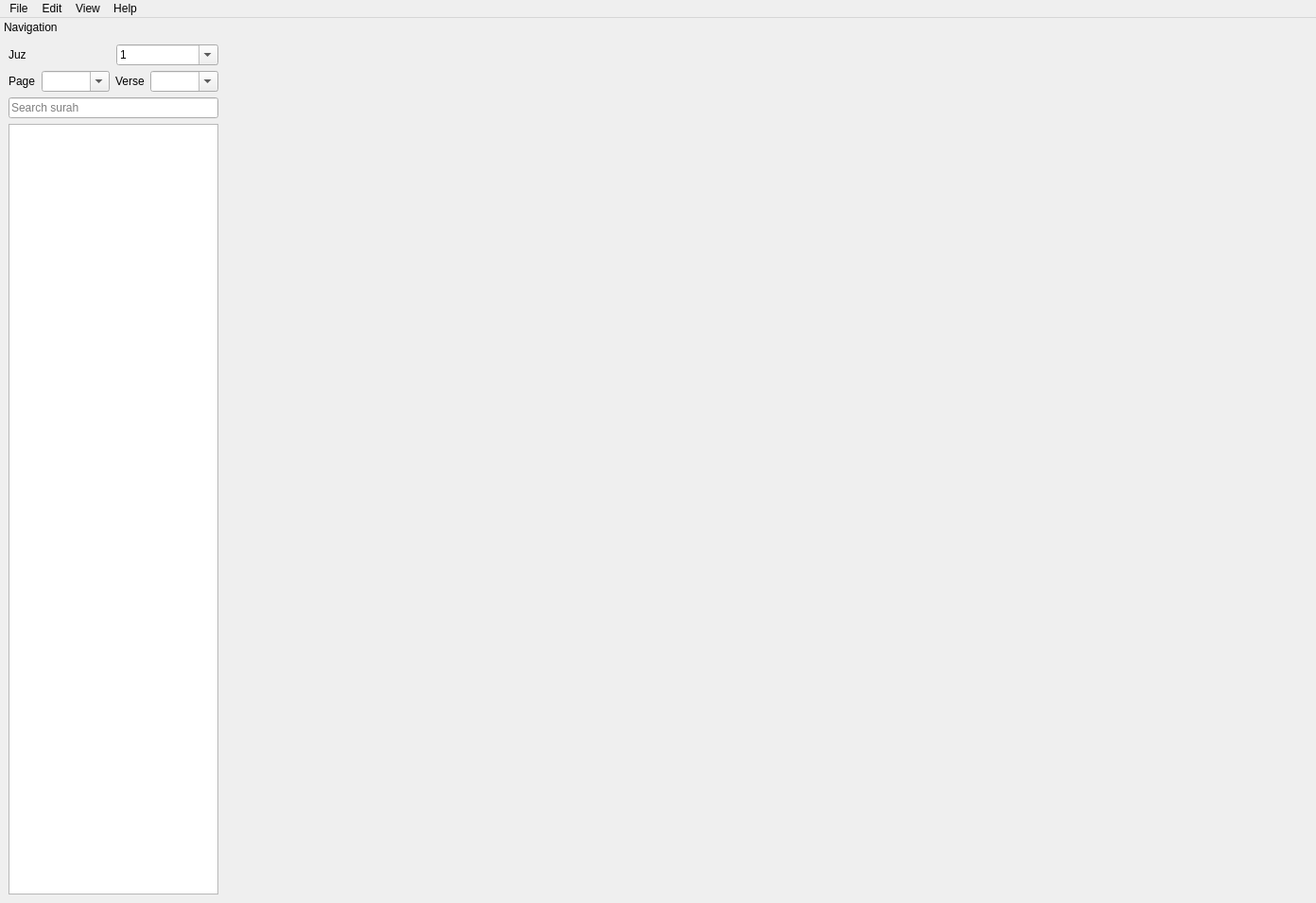
<?xml version="1.0" encoding="UTF-8"?>
<ui version="4.0">
 <class>MainWindow</class>
 <widget class="QMainWindow" name="MainWindow">
  <property name="geometry">
   <rect>
    <x>0</x>
    <y>0</y>
    <width>1392</width>
    <height>955</height>
   </rect>
  </property>
  <property name="focusPolicy">
   <enum>Qt::ClickFocus</enum>
  </property>
  <property name="windowTitle">
   <string>Quran Companion</string>
  </property>
  <property name="windowIcon">
   <iconset>
    <normalon>:/resources/logo.ico</normalon>
   </iconset>
  </property>
  <property name="autoFillBackground">
   <bool>false</bool>
  </property>
  <property name="styleSheet">
   <string notr="true">QDialogButtonBox { dialogbuttonbox-buttons-have-icons: true; dialog-apply-icon: off; dialog-cancel-icon: off; dialog-ok-icon: off; dialog-yes-icon: off; dialog-no-icon: off; }</string>
  </property>
  <property name="documentMode">
   <bool>false</bool>
  </property>
  <property name="dockOptions">
   <set>QMainWindow::AllowTabbedDocks|QMainWindow::AnimatedDocks|QMainWindow::ForceTabbedDocks</set>
  </property>
  <property name="unifiedTitleAndToolBarOnMac">
   <bool>true</bool>
  </property>
  <widget class="QWidget" name="centralwidget">
   <layout class="QVBoxLayout" name="verticalLayout" stretch="0">
    <property name="spacing">
     <number>0</number>
    </property>
    <property name="leftMargin">
     <number>0</number>
    </property>
    <property name="topMargin">
     <number>0</number>
    </property>
    <property name="rightMargin">
     <number>0</number>
    </property>
    <property name="bottomMargin">
     <number>0</number>
    </property>
    <item>
     <widget class="QScrollArea" name="scrollArea">
      <property name="frameShape">
       <enum>QFrame::NoFrame</enum>
      </property>
      <property name="widgetResizable">
       <bool>true</bool>
      </property>
      <widget class="QWidget" name="scrollAreaWidgetContents">
       <property name="geometry">
        <rect>
         <x>0</x>
         <y>0</y>
         <width>1151</width>
         <height>933</height>
        </rect>
       </property>
       <layout class="QVBoxLayout" name="scrollLayout">
        <property name="spacing">
         <number>0</number>
        </property>
        <property name="leftMargin">
         <number>0</number>
        </property>
        <property name="topMargin">
         <number>6</number>
        </property>
        <property name="rightMargin">
         <number>0</number>
        </property>
        <property name="bottomMargin">
         <number>6</number>
        </property>
       </layout>
      </widget>
     </widget>
    </item>
   </layout>
  </widget>
  <widget class="QMenuBar" name="menubar">
   <property name="geometry">
    <rect>
     <x>0</x>
     <y>0</y>
     <width>1392</width>
     <height>22</height>
    </rect>
   </property>
   <widget class="QMenu" name="menuView">
    <property name="title">
     <string>View</string>
    </property>
    <property name="separatorsCollapsible">
     <bool>false</bool>
    </property>
    <addaction name="actionFind"/>
    <addaction name="actionTafsir"/>
    <addaction name="actionAdvancedCopy"/>
    <addaction name="actionShareImage"/>
    <addaction name="actionVOTD"/>
    <addaction name="separator"/>
    <addaction name="actionReaderViewToggle"/>
    <addaction name="actionPlayerControls"/>
   </widget>
   <widget class="QMenu" name="menuEdit">
    <property name="title">
     <string>Edit</string>
    </property>
    <addaction name="actionBookmarks"/>
    <addaction name="actionKhatmah"/>
    <addaction name="separator"/>
    <addaction name="actionPereferences"/>
   </widget>
   <widget class="QMenu" name="menuFile">
    <property name="title">
     <string>File</string>
    </property>
    <addaction name="actionDownloadManager"/>
    <addaction name="separator"/>
    <addaction name="actionImport"/>
    <addaction name="actionExport"/>
    <addaction name="separator"/>
    <addaction name="actionExit"/>
   </widget>
   <widget class="QMenu" name="menuHelp">
    <property name="title">
     <string>Help</string>
    </property>
    <addaction name="actionUpdates"/>
    <addaction name="separator"/>
    <addaction name="actionAboutQC"/>
    <addaction name="actionAboutQt"/>
   </widget>
   <addaction name="menuFile"/>
   <addaction name="menuEdit"/>
   <addaction name="menuView"/>
   <addaction name="menuHelp"/>
  </widget>
  <widget class="QDockWidget" name="sideDock">
   <property name="minimumSize">
    <size>
     <width>240</width>
     <height>204</height>
    </size>
   </property>
   <property name="maximumSize">
    <size>
     <width>240</width>
     <height>524287</height>
    </size>
   </property>
   <property name="autoFillBackground">
    <bool>false</bool>
   </property>
   <property name="styleSheet">
    <string notr="true"/>
   </property>
   <property name="features">
    <set>QDockWidget::DockWidgetMovable</set>
   </property>
   <property name="allowedAreas">
    <set>Qt::LeftDockWidgetArea|Qt::RightDockWidgetArea</set>
   </property>
   <property name="windowTitle">
    <string>Navigation</string>
   </property>
   <attribute name="dockWidgetArea">
    <number>1</number>
   </attribute>
   <widget class="QWidget" name="sideDockWidget">
    <property name="styleSheet">
     <string notr="true"/>
    </property>
    <layout class="QVBoxLayout" name="verticalLayout_2">
     <item>
      <layout class="QHBoxLayout" name="horizontalLayout_4">
       <item>
        <widget class="QLabel" name="label_3">
         <property name="text">
          <string>Juz</string>
         </property>
        </widget>
       </item>
       <item>
        <widget class="QComboBox" name="cmbJuz">
         <property name="editable">
          <bool>true</bool>
         </property>
         <item>
          <property name="text">
           <string notr="true">1</string>
          </property>
         </item>
         <item>
          <property name="text">
           <string notr="true">2</string>
          </property>
         </item>
         <item>
          <property name="text">
           <string notr="true">3</string>
          </property>
         </item>
         <item>
          <property name="text">
           <string notr="true">4</string>
          </property>
         </item>
         <item>
          <property name="text">
           <string notr="true">5</string>
          </property>
         </item>
         <item>
          <property name="text">
           <string notr="true">6</string>
          </property>
         </item>
         <item>
          <property name="text">
           <string notr="true">7</string>
          </property>
         </item>
         <item>
          <property name="text">
           <string notr="true">8</string>
          </property>
         </item>
         <item>
          <property name="text">
           <string notr="true">9</string>
          </property>
         </item>
         <item>
          <property name="text">
           <string notr="true">10</string>
          </property>
         </item>
         <item>
          <property name="text">
           <string notr="true">11</string>
          </property>
         </item>
         <item>
          <property name="text">
           <string notr="true">12</string>
          </property>
         </item>
         <item>
          <property name="text">
           <string notr="true">13</string>
          </property>
         </item>
         <item>
          <property name="text">
           <string notr="true">14</string>
          </property>
         </item>
         <item>
          <property name="text">
           <string notr="true">15</string>
          </property>
         </item>
         <item>
          <property name="text">
           <string notr="true">16</string>
          </property>
         </item>
         <item>
          <property name="text">
           <string notr="true">17</string>
          </property>
         </item>
         <item>
          <property name="text">
           <string notr="true">18</string>
          </property>
         </item>
         <item>
          <property name="text">
           <string notr="true">19</string>
          </property>
         </item>
         <item>
          <property name="text">
           <string notr="true">20</string>
          </property>
         </item>
         <item>
          <property name="text">
           <string notr="true">21</string>
          </property>
         </item>
         <item>
          <property name="text">
           <string notr="true">22</string>
          </property>
         </item>
         <item>
          <property name="text">
           <string notr="true">23</string>
          </property>
         </item>
         <item>
          <property name="text">
           <string notr="true">24</string>
          </property>
         </item>
         <item>
          <property name="text">
           <string notr="true">25</string>
          </property>
         </item>
         <item>
          <property name="text">
           <string notr="true">26</string>
          </property>
         </item>
         <item>
          <property name="text">
           <string notr="true">27</string>
          </property>
         </item>
         <item>
          <property name="text">
           <string notr="true">28</string>
          </property>
         </item>
         <item>
          <property name="text">
           <string notr="true">29</string>
          </property>
         </item>
         <item>
          <property name="text">
           <string notr="true">30</string>
          </property>
         </item>
        </widget>
       </item>
      </layout>
     </item>
     <item>
      <layout class="QHBoxLayout" name="horizontalLayout">
       <item>
        <widget class="QLabel" name="label">
         <property name="text">
          <string>Page</string>
         </property>
        </widget>
       </item>
       <item>
        <widget class="QComboBox" name="cmbPage">
         <property name="editable">
          <bool>true</bool>
         </property>
        </widget>
       </item>
       <item>
        <widget class="QLabel" name="lblVerse">
         <property name="text">
          <string>Verse</string>
         </property>
        </widget>
       </item>
       <item>
        <widget class="QComboBox" name="cmbVerse">
         <property name="editable">
          <bool>true</bool>
         </property>
        </widget>
       </item>
      </layout>
     </item>
     <item>
      <widget class="QLineEdit" name="lineEditSearchSurah">
       <property name="styleSheet">
        <string notr="true">QLineEdit{ placeholder-text-color: #c0c0c0; }</string>
       </property>
       <property name="placeholderText">
        <string>Search surah</string>
       </property>
       <property name="clearButtonEnabled">
        <bool>true</bool>
       </property>
      </widget>
     </item>
     <item>
      <widget class="QListView" name="listViewSurahs">
       <property name="cursor" stdset="0">
        <cursorShape>PointingHandCursor</cursorShape>
       </property>
       <property name="styleSheet">
        <string notr="true"/>
       </property>
       <property name="editTriggers">
        <set>QAbstractItemView::NoEditTriggers</set>
       </property>
       <property name="showDropIndicator" stdset="0">
        <bool>false</bool>
       </property>
       <property name="selectionBehavior">
        <enum>QAbstractItemView::SelectRows</enum>
       </property>
       <property name="resizeMode">
        <enum>QListView::Fixed</enum>
       </property>
       <property name="uniformItemSizes">
        <bool>true</bool>
       </property>
      </widget>
     </item>
    </layout>
   </widget>
  </widget>
  <action name="actionPereferences">
   <property name="icon">
    <iconset>
     <normaloff>:/resources/prefs.png</normaloff>:/resources/prefs.png</iconset>
   </property>
   <property name="text">
    <string>Preferences</string>
   </property>
  </action>
  <action name="actionDownloadManager">
   <property name="icon">
    <iconset>
     <normaloff>:/resources/download-manager.png</normaloff>:/resources/download-manager.png</iconset>
   </property>
   <property name="text">
    <string>Download manager</string>
   </property>
  </action>
  <action name="actionExit">
   <property name="icon">
    <iconset theme="window-close">
     <normalon>:/resources/exit.png</normalon>
    </iconset>
   </property>
   <property name="text">
    <string>Exit</string>
   </property>
  </action>
  <action name="actionFind">
   <property name="icon">
    <iconset>
     <normaloff>:/resources/search.png</normaloff>:/resources/search.png</iconset>
   </property>
   <property name="text">
    <string>Find</string>
   </property>
  </action>
  <action name="actionUpdates">
   <property name="text">
    <string>Check for updates</string>
   </property>
  </action>
  <action name="actionBookmarks">
   <property name="text">
    <string>Bookmarks</string>
   </property>
  </action>
  <action name="actionAboutQC">
   <property name="text">
    <string>About Quran Companion</string>
   </property>
   <property name="menuRole">
    <enum>QAction::TextHeuristicRole</enum>
   </property>
  </action>
  <action name="actionAboutQt">
   <property name="text">
    <string>About Qt</string>
   </property>
   <property name="menuRole">
    <enum>QAction::AboutQtRole</enum>
   </property>
  </action>
  <action name="actionTafsir">
   <property name="text">
    <string>Tafsir</string>
   </property>
  </action>
  <action name="actionVOTD">
   <property name="text">
    <string>Verse of the day</string>
   </property>
  </action>
  <action name="actionKhatmah">
   <property name="text">
    <string>Khatmah</string>
   </property>
  </action>
  <action name="actionAdvancedCopy">
   <property name="text">
    <string>Advanced copy</string>
   </property>
  </action>
  <action name="actionShareImage">
   <property name="text">
    <string>Share as image</string>
   </property>
  </action>
  <action name="actionReaderViewToggle">
   <property name="checkable">
    <bool>false</bool>
   </property>
   <property name="checked">
    <bool>false</bool>
   </property>
   <property name="text">
    <string>Toggle reader view</string>
   </property>
  </action>
  <action name="actionImport">
   <property name="text">
    <string>Import</string>
   </property>
  </action>
  <action name="actionExport">
   <property name="text">
    <string>Export</string>
   </property>
  </action>
  <action name="actionPlayerControls">
   <property name="checkable">
    <bool>true</bool>
   </property>
   <property name="checked">
    <bool>true</bool>
   </property>
   <property name="text">
    <string>Player controls</string>
   </property>
  </action>
 </widget>
 <resources/>
 <connections/>
</ui>
